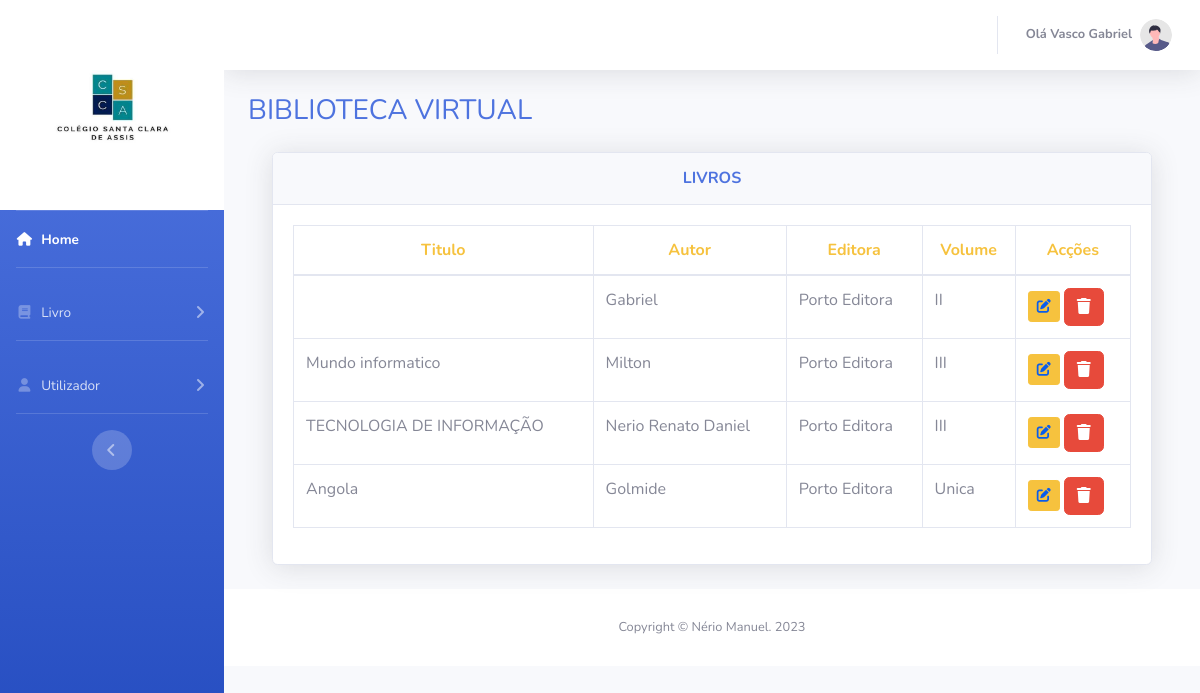
The app's page /editarLivro.php (signed in) with its own data.
### tables this page shows
CREATE TABLE `livro` (
  `id_livro` int(11) NOT NULL,
  `titulo` varchar(150) NOT NULL,
  `autor` varchar(90) NOT NULL,
  `editora` varchar(100) NOT NULL,
  `data` date NOT NULL,
  `volume` varchar(5) NOT NULL,
  `ficheiroPDF` longtext NOT NULL
);

### editarLivro.php (the view, shortened to what this page needs)
<?php
include("conexao.php");
$sql_code = "SELECT * FROM livro";
             $sql_query = $conexao->query($sql_code) or die("Falha na execução do codigo SQL: " .$mysqli->error);
?>
    <!DOCTYPE html>
<html lang="PT-BR">
<head>
    <link href="../assets/vendor/fontawesome-free/css/all.min.css" rel="stylesheet" type="text/css">
    <link href="../assets/css/sb-admin-2.min.css" rel="stylesheet">
</head>
<body id="page-top">
    <div id="wrapper">
        <ul class="navbar-nav bg-gradient-primary sidebar sidebar-dark accordion" id="accordionSidebar">
              <a href="http://localhost/bibliotecaVirtual/assets/principal.php"> <img src="../assets/img/white.jpg" class="imagem"  width="230px" height="210px"align="Center"></a>
            <hr class="sidebar-divider my-0">
            <li class="nav-item active">
                <a class="nav-link" href="principal.php">
                    <i class="fas fa-fw fa-home"></i>
                    <span>Home</span></a>
            </li>
            <hr class="sidebar-divider">
            <li class="nav-item">
                <a class="nav-link collapsed" href="#" data-toggle="collapse" data-target="#collapseTwo"
                    aria-expanded="true" aria-controls="collapseTwo">
                    <i class="fas fa-fw fa-book"></i>
                    <span>Livro</span>
                </a>
            </li>
            <hr class="sidebar-divider d-none d-md-block">
            <li class="nav-item">
                <a class="nav-link collapsed" href="#" data-toggle="collapse" data-target="#collapsePages"
                    aria-expanded="true" aria-controls="collapsePages">
                    <i class="fas fa-fw fa-user"></i>
                    <span>Utilizador</span>
                </a>
            </li>
            <hr class="sidebar-divider d-none d-md-block">
            <div class="text-center d-none d-md-inline">
                <button class="rounded-circle border-0" id="sidebarToggle"></button>
            </div>
        </ul>
        <div id="content-wrapper" class="d-flex flex-column">
            <div id="content">
                <nav class="navbar navbar-expand navbar-light bg-white topbar mb-4 static-top shadow">
                    <ul class="navbar-nav ml-auto">
                        <li class="nav-item dropdown no-arrow mx-1">
                            <a class="nav-link dropdown-toggle" href="#" id="alertsDropdown" role="button"
                                data-toggle="dropdown" aria-haspopup="true" aria-expanded="false">
                            </a>
                        </li>
                        <li class="nav-item dropdown no-arrow">
                            <a class="nav-link dropdown-toggle" href="#" id="userDropdown" role="button"
                                data-toggle="dropdown" aria-haspopup="true" aria-expanded="false">
                                <span class="mr-2 d-none d-lg-inline text-gray-600 small"> <b>Olá <?php echo $_SESSION['nome']; ?></span></b>
                                <img class="img-profile rounded-circle"
                                    src="img/undraw_profile.svg">
                            </a>
                        </li>
                    </ul>
                </nav>
                <div class="container-fluid">
                    <div class="d-sm-flex align-items-center justify-content-between mb-4">
                        <h1 class="h3 mb-0 text-primary text-center" >BIBLIOTECA VIRTUAL</h1>
                    </div>
            <div class="container-fluid">
                    <div class="card shadow mb-4">
                        <div class="card-header py-3">
                            <h6 class="m-0 font-weight-bold text-primary text-center">LIVROS</h6>
                        </div>
                        <div class="card-body">
                            <div class="table-responsive">
                                <table class="table table-bordered" id="dataTable" width="100%" cellspacing="0">
                                    <thead>
                                        <tr>
                                            <th class="text-center text-warning">Titulo</th>
                                            <th class="text-center text-warning">Autor</th>
                                            <th class="text-center text-warning">Editora</th>
                                            <th class="text-center text-warning">Volume</th>
                                            <th class="text-center text-warning">Acções</th>
                                        </tr>
                                    </thead>
                                    <tbody>
                                        <?php while($dados = $sql_query->fetch_array()){ ?>
                                         <tr>
                                            <td><?php echo $dados["titulo"];?></td>
                                            <td><?php echo $dados["autor"];?></td>
                                            <td><?php echo $dados["editora"];?></td>
                                            <td><?php echo $dados["volume"];?></td>
                                            <td><a class="btn btn-warning btn-sm" href="editarL.php?id=<?php echo $dados['id_livro']; ?>">
                                            <i class="fas fa-edit" style="color: #095cec;"></i>
                                            </a>
                                                <a class="btn btn-info btn-danger" href="delete.php?id=<?php echo $dados['id_livro']; ?>">
                                               <i class="fas fa-trash"></i>
                                                </a>
                                            </td>
                                        </tr>
                                        <?php } ?>
                                    </tbody>
                                </table>
                            </div>
        </div>
    </div>
                </div>
            </div>
            <footer class="sticky-footer bg-white">
                <div class="container my-auto">
                    <div class="copyright text-center my-auto">
                        <span>Copyright &copy; Nério Manuel. 2023</span>
                    </div>
                </div>
            </footer>
        </div>
    </div>
</body>
</html>

### records on screen
livro: autor "Gabriel", editora "Porto Editora", volume "II"
livro: titulo "Mundo informatico", autor "Milton", editora "Porto Editora", volume "III"
livro: titulo "TECNOLOGIA DE INFORMAÇÃO", autor "Nerio Renato Daniel", editora "Porto Editora", volume "III"
livro: titulo "Angola", autor "Golmide", editora "Porto Editora", volume "Unica"

### other values on screen
$_SESSION['nome'] "Vasco Gabriel"
